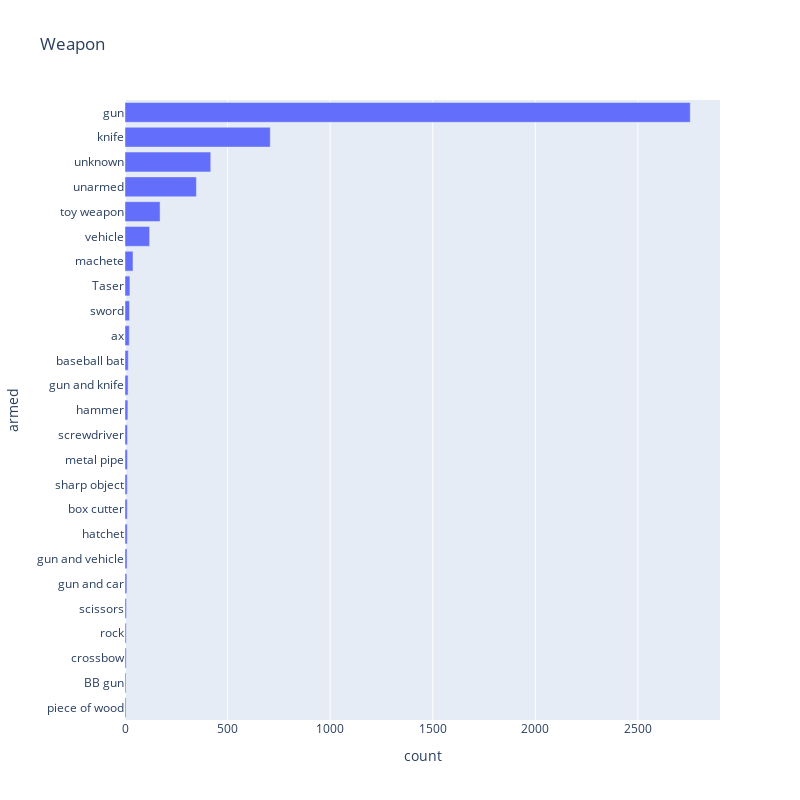

Notebook source saved alongside this figure:
### Markdown cell above
### Weapon Distribution

### Code cell
data = df['armed'].value_counts().reset_index()
data.columns = ['armed', 'count']
data = data.sort_values('count')
fig = px.bar(
    data.tail(25), 
    x='count', 
    y='armed', 
    orientation='h', 
    title='Weapon', 
    width=800, 
    height=800
)
fig.show()

### Figure 1 — Plotly figure (JSON) as saved in the notebook; plotly's stock layout.template omitted (floating-point values rounded to 4 significant figures)
{"data": [{"alignmentgroup": "True", "hovertemplate": "count=%{x}<br>armed=%{y}<extra></extra>", "legendgroup": "", "marker": {"color": "#636efa"}, "name": "", "offsetgroup": "", "orientation": "h", "showlegend": false, "textposition": "auto", "type": "bar", "x": [5, 5, 6, 6, 7, 9, 10, 11, 11, 11, 12, 12, 14, 15, 16, 21, 22, 24, 39, 120, 171, 348, 418, 708, 2755], "xaxis": "x", "y": ["piece of wood", "BB gun", "crossbow", "rock", "scissors", "gun and car", "gun and vehicle", "hatchet", "box cutter", "sharp object", "metal pipe", "screwdriver", "hammer", "gun and knife", "baseball bat", "ax", "sword", "Taser", "machete", "vehicle", "toy weapon", "unarmed", "unknown", "knife", "gun"], "yaxis": "y"}], "layout": {"barmode": "relative", "height": 800, "legend": {"tracegroupgap": 0}, "title": {"text": "Weapon"}, "width": 800, "xaxis": {"anchor": "y", "domain": [0, 1], "title": {"text": "count"}}, "yaxis": {"anchor": "x", "domain": [0, 1], "title": {"text": "armed"}}}}
